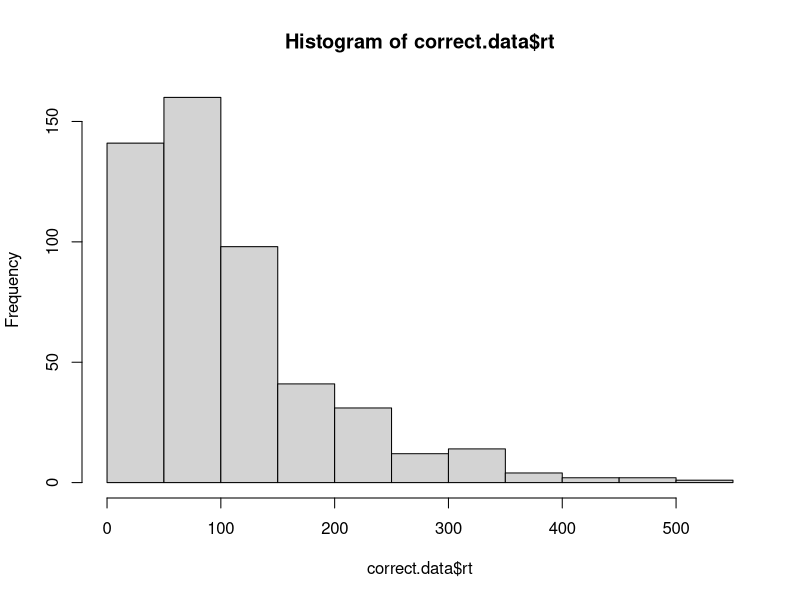
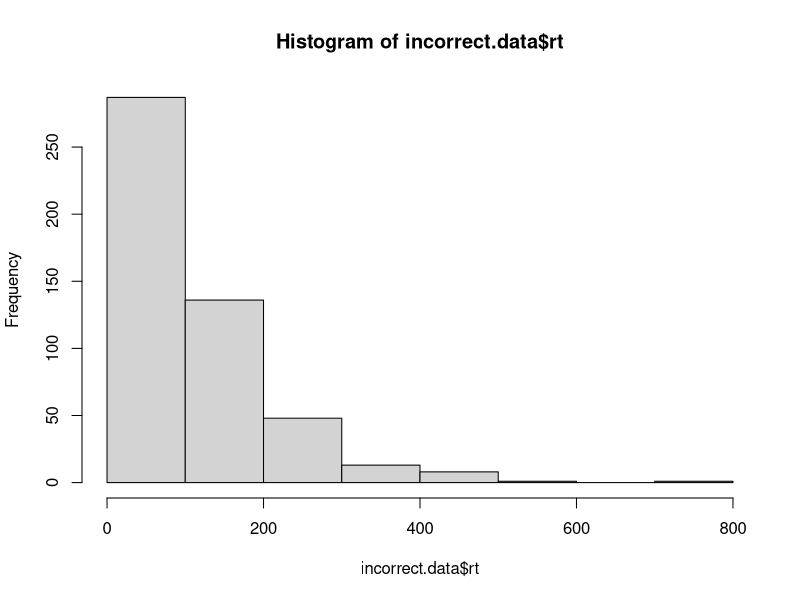

Write R code to recreate these figures, in order.
# implement the model by filling in the function below
# the model should return a data frame with two columns: correct and rt
# the correct column should be TRUE or FALSE, and rt should contain the
# number of steps it took to reach the criterion.

# note that the function takes four arguments:
# samples is the number of samples to draw from the model
# drift is the drift rate (default value is 0)
# sdrw is the variability in the drift rate (default value is 0.3)
# criterion is the threshold for a response (default value is 3)
#Positive criterion =correct, Negative criterion=incorrect

add.evidence <- function(drift, sdrw){
  internal.evidence <- 0
  number.of.samples <-0
  criterion<-3
  drift<-0
  sdrw<-0.3
  while (internal.evidence <= criterion && internal.evidence>= (-criterion)) {
    number.of.samples <- number.of.samples+1
    newval <-rnorm(1, drift, sdrw)
    internal.evidence <- internal.evidence+newval
  }  
  #If above criterion =3, it would print correct.

  return(c(internal.evidence > criterion, number.of.samples))
}
  
random.walk.model <- function(samples, drift=0, sdrw=0.3, criterion=3){
  data <- replicate(samples, add.evidence(drift, sdrw))
  accuracy.array <- data[1, 1:samples] #Grab the 1st thing out of Return (internal.evidence
  #and number.of.samples) and do that for 1 to out of all samples.
  rt.array <-data[2, 1:samples] #Grab the 2nd thing out of Return (internal.evidence
  #and number.of.samples) and do that for 1 to out of all samples.
  output <- data.frame(
    correct = accuracy.array,
    rt = rt.array
  )
  
  return(output)
}


# test the model ####

# if the model is working correctly, then the line below should generate a data frame with 
# 1000 samples and about half of the samples should be correct. the average rt will probably
# be around 112, but might vary from that by a bit.

initial.test <- random.walk.model(1000)
sum(initial.test$correct) / length(initial.test$correct) # should be close to 0.5
mean(initial.test$rt) # should be about 112

# visualize the RT distributions ####

# we can use dplyr to filter the data and visualize the correct and incorrect RT distributions

library(dplyr)

correct.data <- initial.test %>% filter(correct==TRUE)
incorrect.data <- initial.test %>% filter(correct==FALSE)

hist(correct.data$rt)
hist(incorrect.data$rt)
